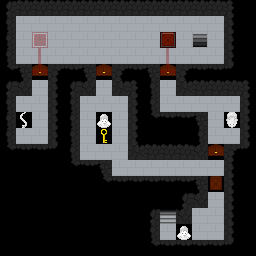

A 2D game scene composited from a Tiled map and its tileset images. What follows is a short description and the map's XML, with each tile layer's data collapsed to a summary:
An orthogonal 16x16 tile map with 16x16 px tiles, 2 tile layers (base, wires).

<map version="1.0" orientation="orthogonal" renderorder="right-down" width="16" height="16" tilewidth="16" tileheight="16" nextobjectid="2">
 <tileset firstgid="1" name="tileset" tilewidth="16" tileheight="16" tilecount="100" columns="10">
  <image source="../images/tileset.png" width="160" height="160" />
 </tileset>
 <layer name="base" width="16" height="16">
  <data>[256 cells, 256 non-empty, 22 distinct tile ids]</data>
 </layer>
 <layer name="wires" width="16" height="16" opacity="0.3">
  <data>[256 cells, 6 non-empty, 3 distinct tile ids]</data>
 </layer>
</map>
